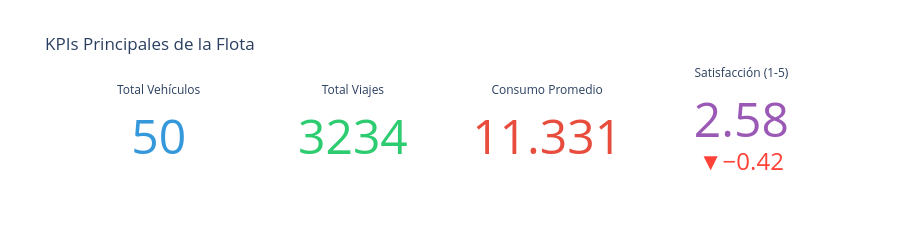

Notebook source saved alongside this figure:
### Code cell
# === Tab 1: Indicator cards ===

total_vehicles = len(df_fleet)
total_trips = df_telemetry['trip_id'].nunique()
avg_consumption = df_tel['fuel_consumption_rate'].mean()
avg_satisfaction = df_surveys['satisfaction_score'].mean()

fig_indicators = make_subplots(
    rows=1, cols=4,
    specs=[[{'type': 'indicator'}]*4]
)

fig_indicators.add_trace(go.Indicator(
    mode='number', value=total_vehicles,
    title={'text': 'Total Vehículos'},
    number={'font': {'size': 48, 'color': '#3498db'}}
), row=1, col=1)

fig_indicators.add_trace(go.Indicator(
    mode='number', value=total_trips,
    title={'text': 'Total Viajes'},
    number={'font': {'size': 48, 'color': '#2ecc71'}}
), row=1, col=2)

fig_indicators.add_trace(go.Indicator(
    mode='number', value=avg_consumption,
    title={'text': 'Consumo Promedio'},
    number={'font': {'size': 48, 'color': '#e74c3c'}, 'valueformat': '.3f'}
), row=1, col=3)

fig_indicators.add_trace(go.Indicator(
    mode='number+delta', value=avg_satisfaction,
    title={'text': 'Satisfacción (1-5)'},
    delta={'reference': 3.0, 'valueformat': '.2f'},
    number={'font': {'size': 48, 'color': '#9b59b6'}, 'valueformat': '.2f'}
), row=1, col=4)

fig_indicators.update_layout(
    title_text='KPIs Principales de la Flota',
    template='plotly_white',
    height=250
)
fig_indicators.show()

### Figure 1 — Plotly figure (JSON) as saved in the notebook; plotly's stock layout.template omitted (floating-point values rounded to 4 significant figures)
{"data": [{"domain": {"x": [0, 0.2125], "y": [0, 1]}, "mode": "number", "number": {"font": {"color": "#3498db", "size": 48}}, "title": {"text": "Total Vehículos"}, "type": "indicator", "value": 50}, {"domain": {"x": [0.2625, 0.475], "y": [0, 1]}, "mode": "number", "number": {"font": {"color": "#2ecc71", "size": 48}}, "title": {"text": "Total Viajes"}, "type": "indicator", "value": 3234}, {"domain": {"x": [0.525, 0.7375], "y": [0, 1]}, "mode": "number", "number": {"font": {"color": "#e74c3c", "size": 48}, "valueformat": ".3f"}, "title": {"text": "Consumo Promedio"}, "type": "indicator", "value": 11.33}, {"delta": {"reference": 3, "valueformat": ".2f"}, "domain": {"x": [0.7875, 1], "y": [0, 1]}, "mode": "number+delta", "number": {"font": {"color": "#9b59b6", "size": 48}, "valueformat": ".2f"}, "title": {"text": "Satisfacción (1-5)"}, "type": "indicator", "value": 2.578}], "layout": {"height": 250, "title": {"text": "KPIs Principales de la Flota"}}}
